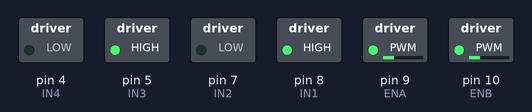
The sketch below on a simulated Arduino Uno, built with avr-gcc and run on an emulated ATmega328P. On the bench: switched loads named in the sketch (green lamp = pin HIGH). What the sketch prints to the serial monitor is not drawn.

Above: at 0.1 s.
Timing chart, 0 to 1.6 s (numbered marks = the images above):
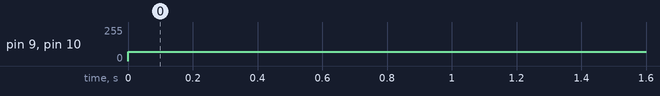

The sketch:

prueba_posicion.ino
```cpp
#define IN1 8
#define IN2 7
#define IN3 5
#define IN4 4

#define ENA 9
#define ENB 10

// Parámetros físicos
float r = 0.065;  // radio de las ruedas (m)
float L = 0.135;   // distancia entre ruedas (m)
float K = 0.05;  // factor de conversión PWM -> velocidad (cm/s)

// Estado del robot
float x = 0.0, y = 0.0, theta = 0.0;

// PWM
int pwmA = 70; // entre 0 y 255
int pwmB = 70;

unsigned long prevTime;

void setup() {
  pinMode(IN1, OUTPUT);
  pinMode(IN2, OUTPUT);
  pinMode(IN3, OUTPUT);
  pinMode(IN4, OUTPUT);
  pinMode(ENA, OUTPUT);
  pinMode(ENB, OUTPUT);

  Serial.begin(9600);

  // Dirección: avanzar
  digitalWrite(IN1, HIGH); digitalWrite(IN2, LOW);
  digitalWrite(IN3, HIGH); digitalWrite(IN4, LOW);

  prevTime = millis();
}

void loop() {
  analogWrite(ENA, pwmA);
  analogWrite(ENB, pwmB);

  unsigned long currentTime = millis();
  float dt = (currentTime - prevTime) / 1000.0; // segundos
  prevTime = currentTime;

  // Estimar velocidades angulares (rad/s) a partir del PWM (suponiendo relación lineal)
  float omega_L = K * pwmA;  // velocidad angular de la rueda izquierda
  float omega_R = K * pwmB;  // velocidad angular de la rueda derecha

  // Aplicar cinemática diferencial
  float v = (r / 2) * (omega_R + omega_L);  // velocidad lineal media
  float w = (r / L) * (omega_R - omega_L);  // velocidad angular

  // Actualizar posición
  x += v * cos(theta) * dt;
  y += v * sin(theta) * dt;
  theta += w * dt;

  // Imprimir la posición estimada
  Serial.print("x: "); Serial.print(x);
  Serial.print(" y: "); Serial.print(y);
  Serial.print(" theta: "); Serial.println(theta);

  delay(100);  // Ajustar frecuencia de actualización
}
```

Measured:
- by itself, pin 9 (ENA), pin 10 (ENB): 0/255 → 70/255 at 0.00 s
